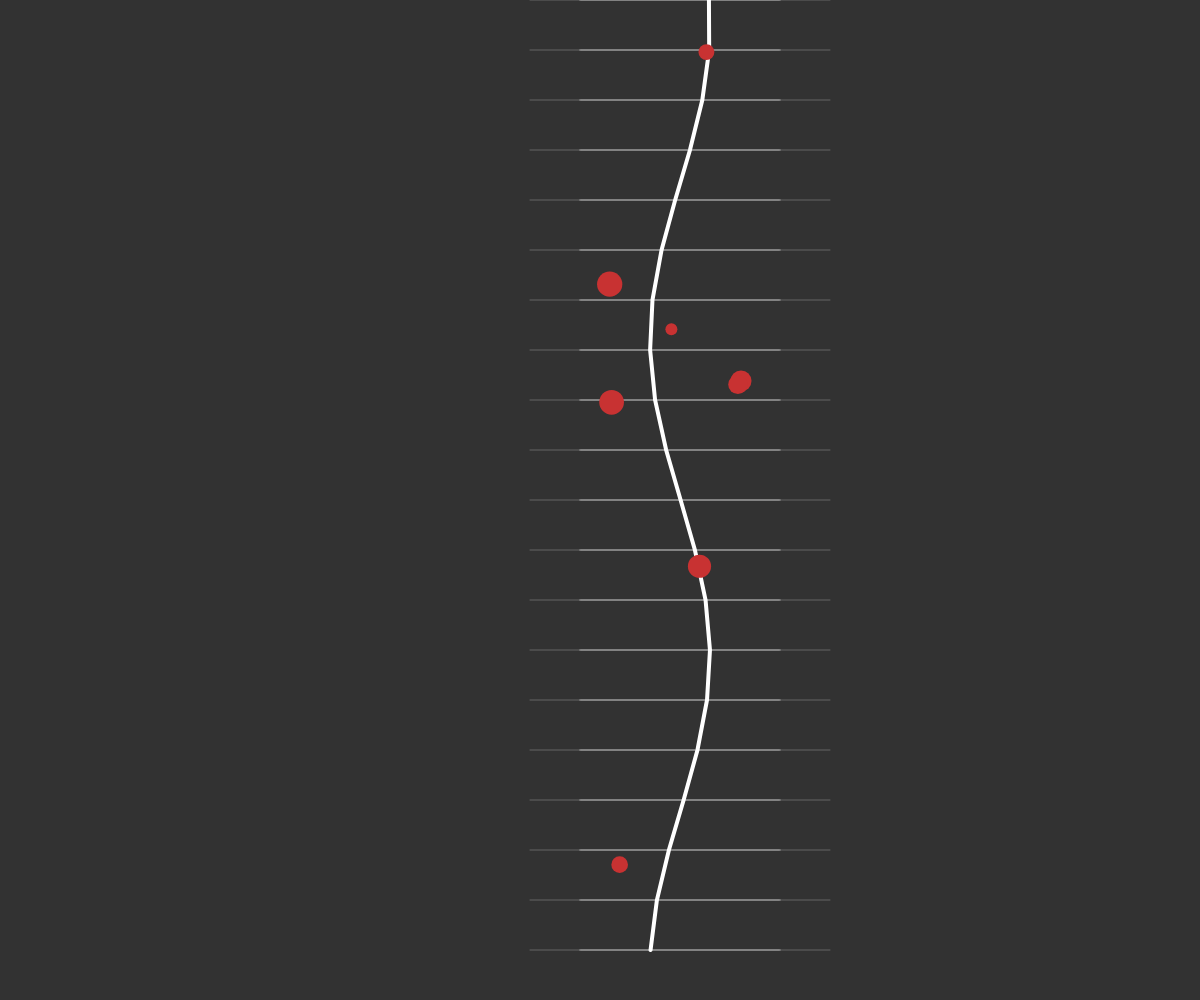
Frame 1 (no input)
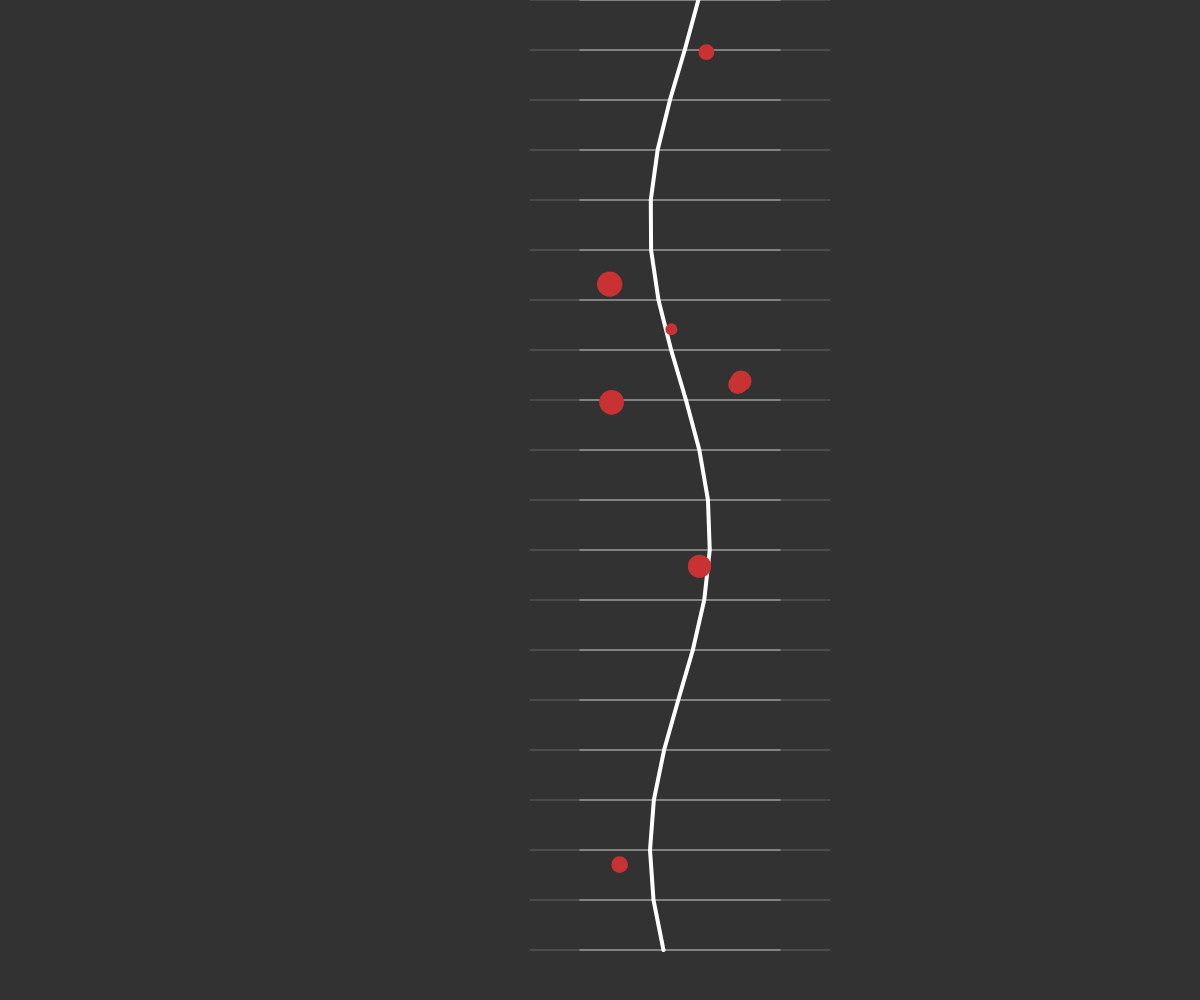
Frame 60 (no input)
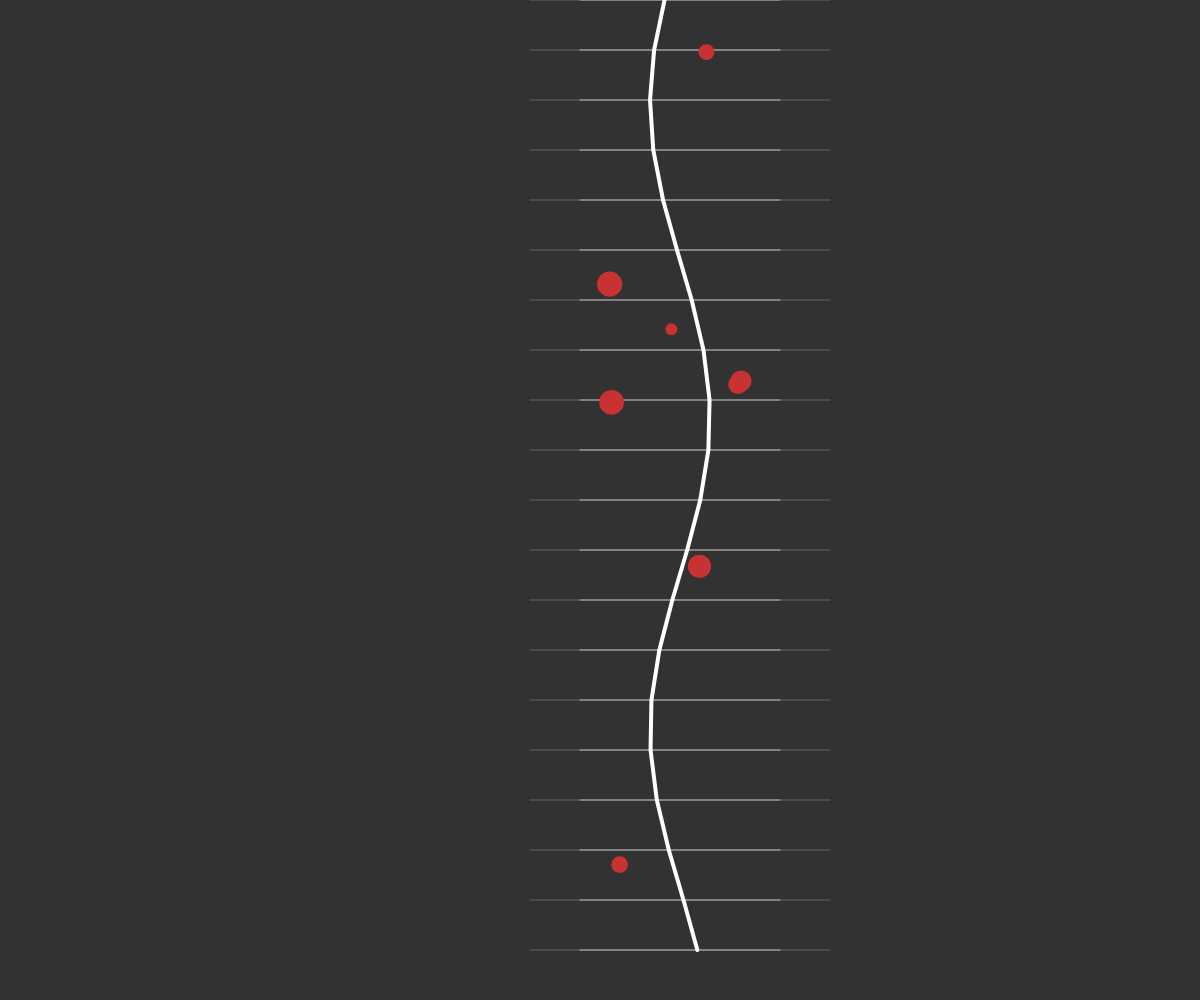
Frame 120 (the mouse pressed at the canvas centre since frame 60)

The p5.js sketch that drew these frames (run headless with seeded random() and noise() and a simulated clock; from frame 60 on, the mouse is pressed at the canvas centre):

// p5.js sketch
// ── sketch.js
let roadWidth = 200;
let roadLength = 1000;
let segmentLength = 50;
let segments = [];
let playerX = 0;
let playerY = 0;
let speed = 0;
let maxSpeed = 8;
let acceleration = 0.2;
let deceleration = 0.1;
let steering = 0;
let steerSpeed = 0.05;
let obstacles = [];
let curve = 0;
let curveDirection = 1;
let curveChangeTimer = 0;

function setup() {
  createCanvas(windowWidth, windowHeight);
  playerX = width / 2;
  playerY = height - 100;
  
  // Create road segments
  for (let i = 0; i < roadLength / segmentLength; i++) {
    segments.push({
      y: i * segmentLength,
      curve: 0
    });
  }
  
  // Generate obstacles
  for (let i = 0; i < 20; i++) {
    obstacles.push({
      x: random(-roadWidth/2 + 20, roadWidth/2 - 20),
      y: random(-height, height * 2),
      size: random(10, 30)
    });
  }
}

function draw() {
  background(50);
  
  // Update curve
  curveChangeTimer++;
  if (curveChangeTimer > 120) {
    curveDirection = random([-1, 1]);
    curveChangeTimer = 0;
  }
  curve += curveDirection * 0.001;
  
  // Handle input
  if (keyIsDown(LEFT_ARROW)) {
    steering = -1;
  } else if (keyIsDown(RIGHT_ARROW)) {
    steering = 1;
  } else {
    steering = 0;
  }
  
  if (keyIsDown(32)) { // Space bar
    speed -= deceleration;
  } else {
    speed += acceleration;
  }
  
  speed = constrain(speed, 0, maxSpeed);
  
  // Update player position
  playerX += steering * speed * 0.5;
  playerX = constrain(playerX, -roadWidth/2 + 20, roadWidth/2 - 20);
  
  // Draw road
  drawRoad();
  
  // Draw obstacles
  drawObstacles();
  
  // Draw player
  drawPlayer();
}

function drawRoad() {
  push();
  translate(width/2, height/2);
  
  // Draw main road
  stroke(255);
  strokeWeight(4);
  noFill();
  
  beginShape();
  for (let i = 0; i < segments.length; i++) {
    let segment = segments[i];
    let x = segment.curve + playerX;
    let y = segment.y - height/2;
    
    // Apply curve effect
    let curveEffect = sin(y * 0.01 + frameCount * 0.02) * 30;
    x += curveEffect;
    
    vertex(x, y);
  }
  endShape();
  
  // Draw road boundaries
  stroke(255, 100);
  strokeWeight(2);
  for (let i = 0; i < segments.length; i++) {
    let segment = segments[i];
    let x1 = -roadWidth/2 + segment.curve + playerX;
    let y1 = segment.y - height/2;
    let x2 = roadWidth/2 + segment.curve + playerX;
    let y2 = segment.y - height/2;
    
    line(x1, y1, x2, y2);
  }
  
  // Draw side roads
  stroke(100);
  strokeWeight(1);
  for (let i = 0; i < segments.length; i++) {
    let segment = segments[i];
    let x1 = -roadWidth/2 - 50 + segment.curve + playerX;
    let y1 = segment.y - height/2;
    let x2 = -roadWidth/2 + segment.curve + playerX;
    let y2 = segment.y - height/2;
    
    line(x1, y1, x2, y2);
    
    x1 = roadWidth/2 + 50 + segment.curve + playerX;
    x2 = roadWidth/2 + segment.curve + playerX;
    
    line(x1, y1, x2, y2);
  }
  
  pop();
}

function drawObstacles() {
  push();
  translate(width/2, height/2);
  
  for (let obstacle of obstacles) {
    let x = obstacle.x + playerX;
    let y = obstacle.y - height/2;
    
    fill(200, 50, 50);
    noStroke();
    ellipse(x, y, obstacle.size, obstacle.size);
  }
  
  pop();
}

function drawPlayer() {
  push();
  translate(width/2 + playerX, height/2 + playerY);
  
  fill(100, 200, 255);
  stroke(0);
  strokeWeight(2);
  rectMode(CENTER);
  rect(0, 0, 30, 60);
  
  // Draw windows
  fill(200, 240, 255);
  rect(-8, -10, 10, 20);
  rect(8, -10, 10, 20);
  
  pop();
}

function windowResized() {
  resizeCanvas(windowWidth, windowHeight);
}
